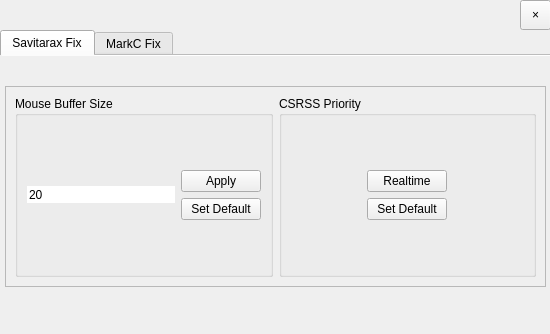
<?xml version="1.0" encoding="UTF-8"?>
<ui version="4.0">
 <class>Widget</class>
 <widget class="QWidget" name="Widget">
  <property name="geometry">
   <rect>
    <x>0</x>
    <y>0</y>
    <width>550</width>
    <height>334</height>
   </rect>
  </property>
  <property name="windowTitle">
   <string>Widget</string>
  </property>
  <widget class="QToolButton" name="closeButton">
   <property name="geometry">
    <rect>
     <x>520</x>
     <y>0</y>
     <width>31</width>
     <height>30</height>
    </rect>
   </property>
   <property name="text">
    <string>×</string>
   </property>
  </widget>
  <widget class="QTabWidget" name="mouseTweaksTab">
   <property name="geometry">
    <rect>
     <x>0</x>
     <y>30</y>
     <width>551</width>
     <height>301</height>
    </rect>
   </property>
   <property name="autoFillBackground">
    <bool>false</bool>
   </property>
   <property name="tabShape">
    <enum>QTabWidget::Rounded</enum>
   </property>
   <property name="currentIndex">
    <number>0</number>
   </property>
   <property name="elideMode">
    <enum>Qt::ElideNone</enum>
   </property>
   <property name="usesScrollButtons">
    <bool>true</bool>
   </property>
   <property name="documentMode">
    <bool>true</bool>
   </property>
   <property name="tabsClosable">
    <bool>false</bool>
   </property>
   <widget class="QWidget" name="tab">
    <attribute name="title">
     <string>Savitarax Fix</string>
    </attribute>
    <widget class="QFrame" name="frame">
     <property name="geometry">
      <rect>
       <x>5</x>
       <y>30</y>
       <width>541</width>
       <height>201</height>
      </rect>
     </property>
     <property name="sizePolicy">
      <sizepolicy hsizetype="Preferred" vsizetype="Preferred">
       <horstretch>0</horstretch>
       <verstretch>4</verstretch>
      </sizepolicy>
     </property>
     <property name="minimumSize">
      <size>
       <width>0</width>
       <height>0</height>
      </size>
     </property>
     <property name="frameShape">
      <enum>QFrame::StyledPanel</enum>
     </property>
     <property name="frameShadow">
      <enum>QFrame::Raised</enum>
     </property>
     <layout class="QHBoxLayout" name="horizontalLayout_2">
      <item>
       <widget class="QGroupBox" name="groupBox">
        <property name="title">
         <string>Mouse Buffer Size</string>
        </property>
        <property name="flat">
         <bool>false</bool>
        </property>
        <layout class="QHBoxLayout" name="horizontalLayout">
         <item>
          <widget class="QSpinBox" name="bufferSize">
           <property name="autoFillBackground">
            <bool>false</bool>
           </property>
           <property name="wrapping">
            <bool>false</bool>
           </property>
           <property name="frame">
            <bool>false</bool>
           </property>
           <property name="buttonSymbols">
            <enum>QAbstractSpinBox::NoButtons</enum>
           </property>
           <property name="accelerated">
            <bool>false</bool>
           </property>
           <property name="correctionMode">
            <enum>QAbstractSpinBox::CorrectToNearestValue</enum>
           </property>
           <property name="showGroupSeparator" stdset="0">
            <bool>true</bool>
           </property>
           <property name="minimum">
            <number>5</number>
           </property>
           <property name="maximum">
            <number>100</number>
           </property>
           <property name="value">
            <number>20</number>
           </property>
          </widget>
         </item>
         <item>
          <layout class="QGridLayout" name="gridLayout_2">
           <item row="2" column="0">
            <widget class="QPushButton" name="revertBufferButton">
             <property name="sizePolicy">
              <sizepolicy hsizetype="Fixed" vsizetype="Fixed">
               <horstretch>0</horstretch>
               <verstretch>0</verstretch>
              </sizepolicy>
             </property>
             <property name="text">
              <string>Set Default</string>
             </property>
            </widget>
           </item>
           <item row="0" column="0">
            <spacer name="verticalSpacer_2">
             <property name="orientation">
              <enum>Qt::Vertical</enum>
             </property>
             <property name="sizeHint" stdset="0">
              <size>
               <width>20</width>
               <height>30</height>
              </size>
             </property>
            </spacer>
           </item>
           <item row="1" column="0">
            <widget class="QPushButton" name="applyBufferButton">
             <property name="sizePolicy">
              <sizepolicy hsizetype="Fixed" vsizetype="Fixed">
               <horstretch>0</horstretch>
               <verstretch>0</verstretch>
              </sizepolicy>
             </property>
             <property name="text">
              <string>Apply</string>
             </property>
            </widget>
           </item>
           <item row="3" column="0">
            <spacer name="verticalSpacer_3">
             <property name="orientation">
              <enum>Qt::Vertical</enum>
             </property>
             <property name="sizeHint" stdset="0">
              <size>
               <width>20</width>
               <height>30</height>
              </size>
             </property>
            </spacer>
           </item>
          </layout>
         </item>
        </layout>
       </widget>
      </item>
      <item>
       <widget class="QGroupBox" name="groupBox_2">
        <property name="title">
         <string>CSRSS Priority</string>
        </property>
        <layout class="QGridLayout" name="gridLayout">
         <item row="2" column="0">
          <widget class="QPushButton" name="revertCsrssButton">
           <property name="sizePolicy">
            <sizepolicy hsizetype="Fixed" vsizetype="Fixed">
             <horstretch>0</horstretch>
             <verstretch>0</verstretch>
            </sizepolicy>
           </property>
           <property name="text">
            <string>Set Default</string>
           </property>
          </widget>
         </item>
         <item row="1" column="0">
          <widget class="QPushButton" name="applyCsrssButton">
           <property name="sizePolicy">
            <sizepolicy hsizetype="Fixed" vsizetype="Fixed">
             <horstretch>0</horstretch>
             <verstretch>0</verstretch>
            </sizepolicy>
           </property>
           <property name="text">
            <string>Realtime</string>
           </property>
          </widget>
         </item>
         <item row="0" column="0">
          <spacer name="verticalSpacer_4">
           <property name="orientation">
            <enum>Qt::Vertical</enum>
           </property>
           <property name="sizeHint" stdset="0">
            <size>
             <width>20</width>
             <height>30</height>
            </size>
           </property>
          </spacer>
         </item>
         <item row="3" column="0">
          <spacer name="verticalSpacer_5">
           <property name="orientation">
            <enum>Qt::Vertical</enum>
           </property>
           <property name="sizeHint" stdset="0">
            <size>
             <width>20</width>
             <height>30</height>
            </size>
           </property>
          </spacer>
         </item>
        </layout>
       </widget>
      </item>
     </layout>
    </widget>
   </widget>
   <widget class="QWidget" name="tab_2">
    <attribute name="title">
     <string>MarkC Fix</string>
    </attribute>
    <widget class="QFrame" name="frame_3">
     <property name="geometry">
      <rect>
       <x>30</x>
       <y>30</y>
       <width>491</width>
       <height>201</height>
      </rect>
     </property>
     <property name="sizePolicy">
      <sizepolicy hsizetype="Preferred" vsizetype="Preferred">
       <horstretch>0</horstretch>
       <verstretch>4</verstretch>
      </sizepolicy>
     </property>
     <property name="minimumSize">
      <size>
       <width>0</width>
       <height>0</height>
      </size>
     </property>
     <property name="frameShape">
      <enum>QFrame::StyledPanel</enum>
     </property>
     <property name="frameShadow">
      <enum>QFrame::Raised</enum>
     </property>
     <layout class="QVBoxLayout" name="verticalLayout">
      <item>
       <widget class="QGroupBox" name="groupBox_3">
        <property name="mouseTracking">
         <bool>false</bool>
        </property>
        <property name="title">
         <string>The MarkC Mouse Acceleration Fix </string>
        </property>
        <property name="flat">
         <bool>false</bool>
        </property>
        <layout class="QHBoxLayout" name="horizontalLayout_4">
         <item>
          <spacer name="horizontalSpacer_2">
           <property name="orientation">
            <enum>Qt::Horizontal</enum>
           </property>
           <property name="sizeType">
            <enum>QSizePolicy::Fixed</enum>
           </property>
           <property name="sizeHint" stdset="0">
            <size>
             <width>50</width>
             <height>20</height>
            </size>
           </property>
          </spacer>
         </item>
         <item>
          <widget class="QComboBox" name="markCComboBox">
           <property name="mouseTracking">
            <bool>false</bool>
           </property>
           <property name="tabletTracking">
            <bool>false</bool>
           </property>
           <property name="focusPolicy">
            <enum>Qt::ClickFocus</enum>
           </property>
           <property name="contextMenuPolicy">
            <enum>Qt::NoContextMenu</enum>
           </property>
           <property name="acceptDrops">
            <bool>false</bool>
           </property>
           <property name="toolTipDuration">
            <number>2</number>
           </property>
           <property name="whatsThis">
            <string>&lt;html&gt;&lt;head/&gt;&lt;body&gt;&lt;p&gt;Please select your display's scale&lt;/p&gt;&lt;/body&gt;&lt;/html&gt;</string>
           </property>
           <property name="currentText">
            <string>100% </string>
           </property>
           <property name="frame">
            <bool>false</bool>
           </property>
           <item>
            <property name="text">
             <string>100% </string>
            </property>
           </item>
           <item>
            <property name="text">
             <string>125%</string>
            </property>
           </item>
           <item>
            <property name="text">
             <string>150%</string>
            </property>
           </item>
           <item>
            <property name="text">
             <string>175%</string>
            </property>
           </item>
           <item>
            <property name="text">
             <string>200%</string>
            </property>
           </item>
           <item>
            <property name="text">
             <string>225%</string>
            </property>
           </item>
           <item>
            <property name="text">
             <string>250%</string>
            </property>
           </item>
           <item>
            <property name="text">
             <string>300%</string>
            </property>
           </item>
           <item>
            <property name="text">
             <string>350%</string>
            </property>
           </item>
          </widget>
         </item>
         <item>
          <spacer name="horizontalSpacer">
           <property name="orientation">
            <enum>Qt::Horizontal</enum>
           </property>
           <property name="sizeType">
            <enum>QSizePolicy::Fixed</enum>
           </property>
           <property name="sizeHint" stdset="0">
            <size>
             <width>50</width>
             <height>20</height>
            </size>
           </property>
          </spacer>
         </item>
         <item>
          <layout class="QGridLayout" name="gridLayout_3">
           <item row="2" column="0">
            <widget class="QPushButton" name="revertMarkCButton">
             <property name="sizePolicy">
              <sizepolicy hsizetype="Fixed" vsizetype="Fixed">
               <horstretch>0</horstretch>
               <verstretch>0</verstretch>
              </sizepolicy>
             </property>
             <property name="text">
              <string>Set Default</string>
             </property>
            </widget>
           </item>
           <item row="0" column="0">
            <spacer name="verticalSpacer_6">
             <property name="orientation">
              <enum>Qt::Vertical</enum>
             </property>
             <property name="sizeHint" stdset="0">
              <size>
               <width>20</width>
               <height>30</height>
              </size>
             </property>
            </spacer>
           </item>
           <item row="1" column="0">
            <widget class="QPushButton" name="applyMarkCButton">
             <property name="sizePolicy">
              <sizepolicy hsizetype="Fixed" vsizetype="Fixed">
               <horstretch>0</horstretch>
               <verstretch>0</verstretch>
              </sizepolicy>
             </property>
             <property name="text">
              <string>Apply</string>
             </property>
            </widget>
           </item>
           <item row="3" column="0">
            <spacer name="verticalSpacer_7">
             <property name="orientation">
              <enum>Qt::Vertical</enum>
             </property>
             <property name="sizeHint" stdset="0">
              <size>
               <width>20</width>
               <height>30</height>
              </size>
             </property>
            </spacer>
           </item>
          </layout>
         </item>
         <item>
          <spacer name="horizontalSpacer_3">
           <property name="orientation">
            <enum>Qt::Horizontal</enum>
           </property>
           <property name="sizeType">
            <enum>QSizePolicy::Fixed</enum>
           </property>
           <property name="sizeHint" stdset="0">
            <size>
             <width>50</width>
             <height>20</height>
            </size>
           </property>
          </spacer>
         </item>
        </layout>
       </widget>
      </item>
     </layout>
    </widget>
   </widget>
  </widget>
 </widget>
 <resources/>
 <connections/>
</ui>
